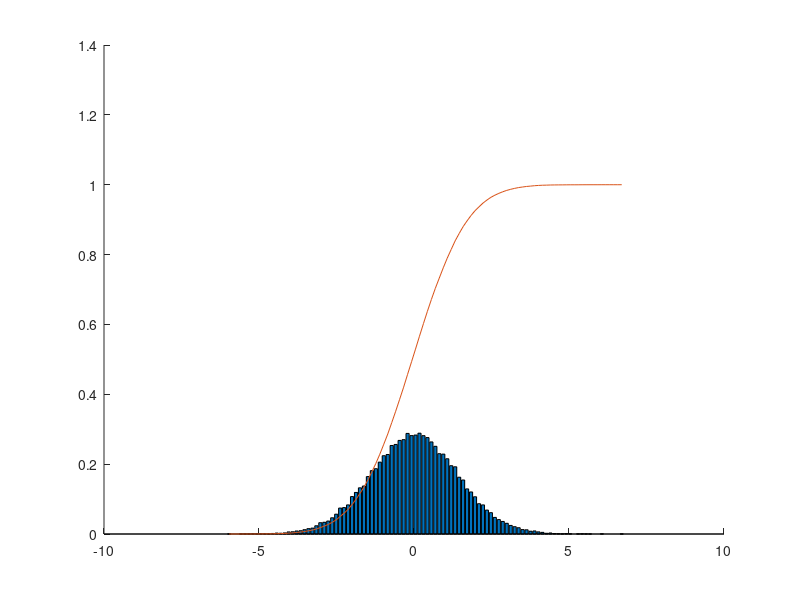

This figure's MATLAB source:
N=50000;
avg=0;
stdev=sqrt(2);

T=randn(1,N);

G=T*stdev+avg;

R=100;

[M,X]=hist(G,R);

resol = X(2)-X(1);
pdf=M/N/resol;

cdf=cumsum(pdf*resol);

figure; hold on;
bar(X,pdf);
plot(X,cdf);